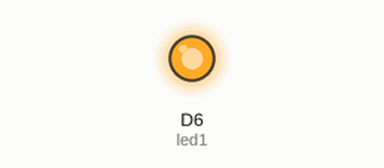
Simulated run of this sketch. Board: ESP8266 (NodeMCU). On the bench: output pins drawn as LEDs (lit = HIGH).

Above: at 0.2 s.
At 27.0 s:
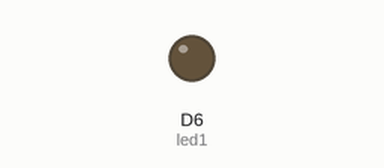
Timing chart, 0 to 29.9 s (numbered marks = the images above):
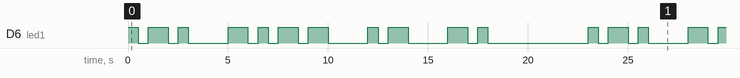

The sketch:

morseblink.ino
```cpp
int led1 = D6;

void setup() {
    pinMode(led1, OUTPUT);

}

void loop() {
    //Blinking first name "RYAN"
    //Long Blink: 1sec
    //Short Blink: 0.5sec
    //Next Letter: 2sec
    //New Loop: 5sec

    //R: .-.
    // .
    digitalWrite(led1, HIGH);

    delay(500);

    digitalWrite(led1, LOW);

    delay(500);

    // -
    digitalWrite(led1, HIGH);

    delay(1000);

    digitalWrite(led1, LOW);

    delay(500);

    // .
    digitalWrite(led1, HIGH);

    delay(500);

    digitalWrite(led1, LOW);

    delay(2000);

    //Y: -.--
    // -
    digitalWrite(led1, HIGH);

    delay(1000);

    digitalWrite(led1, LOW);

    delay(500);

    // .
    digitalWrite(led1, HIGH);

    delay(500);

    digitalWrite(led1, LOW);

    delay(500);

    // -
    digitalWrite(led1, HIGH);

    delay(1000);

    digitalWrite(led1, LOW);

    delay(500);

    // -
    digitalWrite(led1, HIGH);

    delay(1000);

    digitalWrite(led1, LOW);

    delay(2000);

    //A: .-
    // .
    digitalWrite(led1, HIGH);

    delay(500);

    digitalWrite(led1, LOW);

    delay(500);

    // -
    digitalWrite(led1, HIGH);

    delay(1000);

    digitalWrite(led1, LOW);

    delay(2000);

    //N: -.
    // -
    digitalWrite(led1, HIGH);

    delay(1000);

    digitalWrite(led1, LOW);

    delay(500);

    // .
    digitalWrite(led1, HIGH);

    delay(500);

    digitalWrite(led1, LOW);

    delay(5000);

}
```

Measured:
- by itself, D6 (led1): moves between LOW and HIGH, repeating every 23.0 s
- by itself, everything shown: repeats every 23.0 s, in 22 steps
